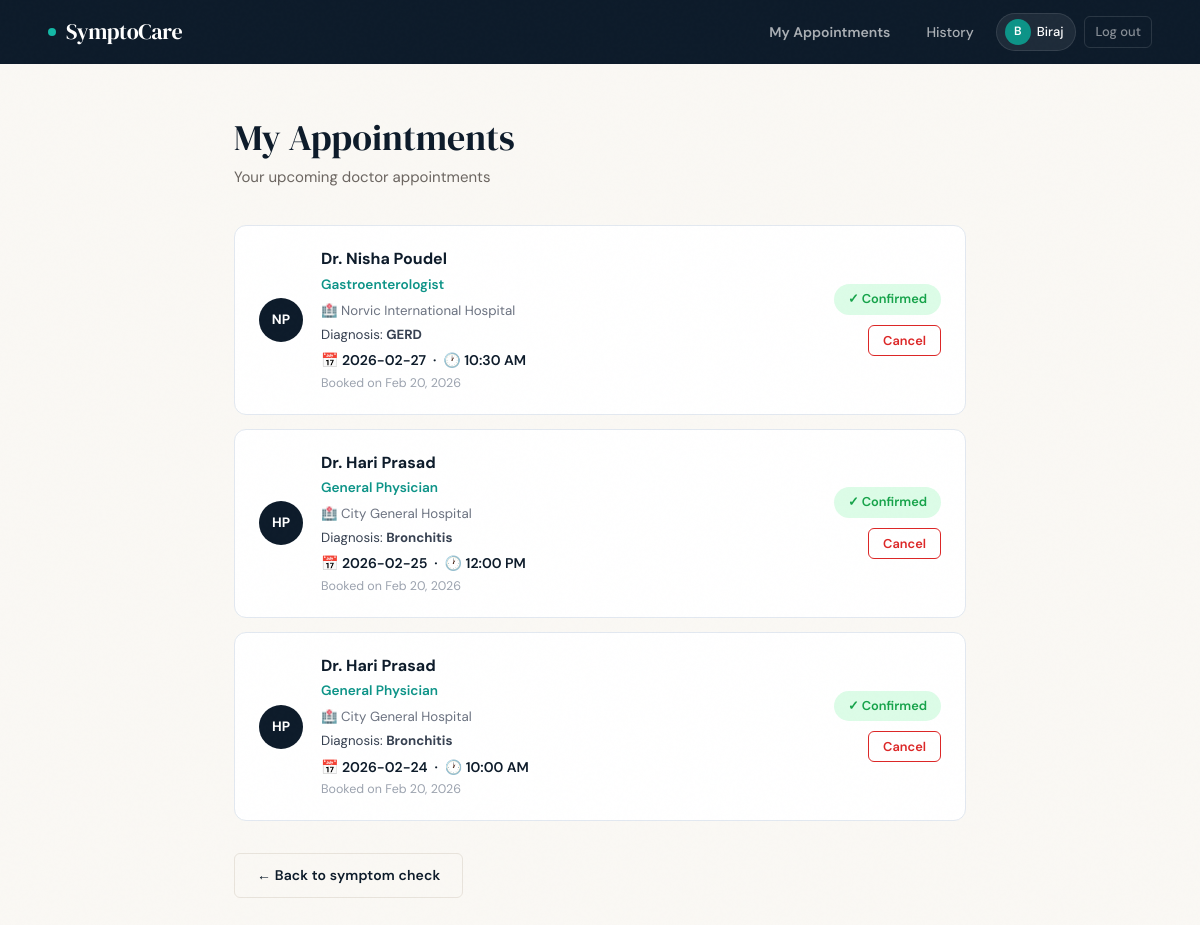
Before: /appointments (signed in) with the older database file.
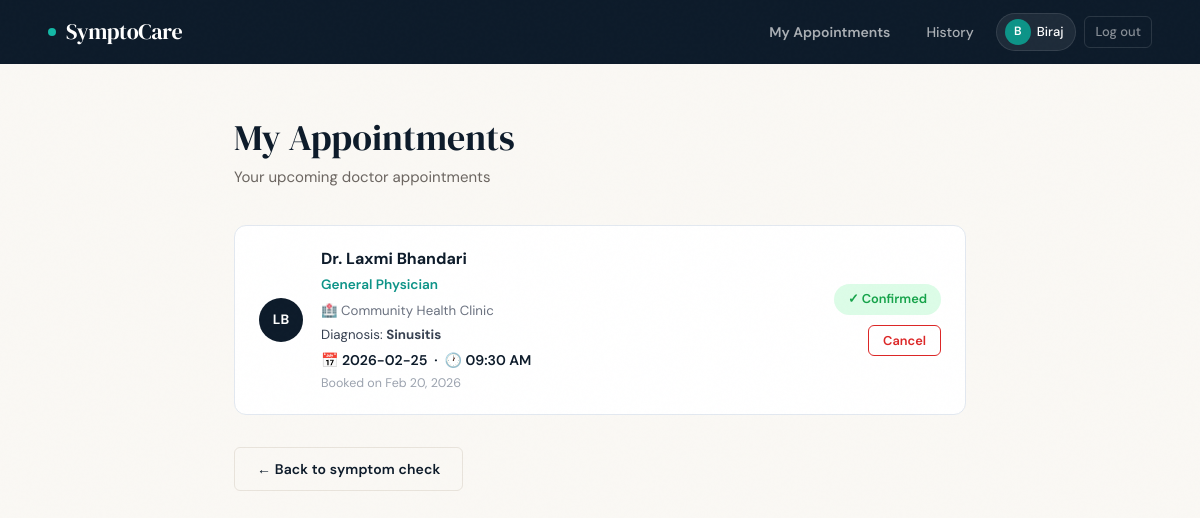
After: the same page with the newer database file.
### app.py (models this page shows)
class Appointment(db.Model):
    __tablename__ = 'appointments'
    id        = db.Column(db.Integer, primary_key=True)
    user_id   = db.Column(db.Integer, db.ForeignKey('users.id'), nullable=False)
    doctor_id = db.Column(db.Integer, db.ForeignKey('doctors.id'), nullable=False)
    disease   = db.Column(db.String(200))
    appt_date = db.Column(db.String(20))
    appt_time = db.Column(db.String(10))
    booked_at = db.Column(db.DateTime, default=datetime.utcnow)
    doctor    = db.relationship('Doctor', backref='appointments')
    user      = db.relationship('User', backref='appointments')

class Doctor(db.Model):
    __tablename__ = 'doctors'
    id        = db.Column(db.Integer, primary_key=True)
    name      = db.Column(db.String(120), nullable=False)
    specialty = db.Column(db.String(100), nullable=False)
    hospital  = db.Column(db.String(150))
    available = db.Column(db.Boolean, default=True)

### app.py (the view)
@app.route("/appointments")
@login_required
def appointments():
    appts=Appointment.query.filter_by(user_id=session['user_id']).order_by(Appointment.booked_at.desc()).all()
    return render_template("appointments.html",appointments=appts)

### app.py (called while the page is built)
def login_required(f):
    @wraps(f)
    def wrap(*a,**kw):
        if 'user_id' not in session: flash("Please log in.","warning"); return redirect(url_for('login'))
        return f(*a,**kw)
    return wrap

### templates/appointments.html (shortened to what this page needs)
<!DOCTYPE html>
<html lang="en">
<head>
  <link rel="stylesheet" href="{{ url_for('static', filename='style.css') }}">
</head>
<body>
  <nav class="navbar">
    <a href="{{ url_for('home') }}" class="navbar-brand" style="text-decoration:none;">
      <span class="dot"></span> SymptoCare
    </a>
    <div class="navbar-links">
      <a href="{{ url_for('appointments') }}" style="font-weight:600;">My Appointments</a>
      <a href="{{ url_for('history') }}">History</a>
      <div class="navbar-user">
        <div class="avatar">{{ session.username[0].upper() }}</div>
        {{ session.username }}
      </div>
      <a href="{{ url_for('logout') }}" class="btn-logout">Log out</a>
    </div>
  </nav>
  <div class="predict-layout">
    <div class="page-header">
      <h1>My Appointments</h1>
      <p>Your upcoming doctor appointments</p>
    </div>
    {% if appointments %}
    <div class="appt-list">
      {% for appt in appointments %}
      <div class="appt-card">
        <div class="doctor-avatar small">
          {{ appt.doctor.name.split()[1][0] }}{{ appt.doctor.name.split()[2][0] if appt.doctor.name.split()|length > 2 else '' }}
        </div>
        <div class="appt-info">
          <div class="appt-doctor-name">{{ appt.doctor.name }}</div>
          <div class="appt-specialty">{{ appt.doctor.specialty }}</div>
          <div class="appt-hospital">🏥 {{ appt.doctor.hospital }}</div>
          {% if appt.disease %}
          <div class="appt-disease">Diagnosis: <strong>{{ appt.disease }}</strong></div>
          {% endif %}
          <div class="appt-date">
            📅 {{ appt.appt_date }} &nbsp;·&nbsp; 🕐 {{ appt.appt_time }}
          </div>
          <div class="appt-booked">Booked on {{ appt.booked_at.strftime('%b %d, %Y') }}</div>
        </div>
        <div class="appt-status-col">
          <span class="appt-badge confirmed">✓ Confirmed</span>
          <form method="POST" action="{{ url_for('cancel_appointment', appt_id=appt.id) }}" style="margin-top:10px;">
            <button type="submit" class="btn-danger-sm"
              onclick="return confirm('Cancel and remove this appointment?')">Cancel</button>
          </form>
        </div>
      </div>
      {% endfor %}
    </div>
    {% else %}
    <div class="no-match">
      <h3>No appointments yet</h3>
      <p>Run a symptom check and book a doctor from the results page.</p>
      <a href="{{ url_for('predict') }}" class="btn btn-primary" style="margin-top:16px; display:inline-block;">Check Symptoms →</a>
    </div>
    {% endif %}
    <div style="margin-top:32px;">
      <a href="{{ url_for('predict') }}" class="btn btn-outline">← Back to symptom check</a>
    </div>
  </div>
</body>
</html>

Changed rows visible on the page:
removed Appointment: doctor.name "N", doctor.name.split|length "P", doctor.name "Dr. Nisha Poudel", doctor.specialty "Gastroenterologist", doctor.hospital "Norvic International Hospital", disease "GERD", appt_date "2026-02-27", appt_time "10:30 AM", booked_at "Feb 20, 2026"
removed Appointment: doctor.name "H", doctor.name.split|length "P", doctor.name "Dr. Hari Prasad", doctor.specialty "General Physician", doctor.hospital "City General Hospital", disease "Bronchitis", appt_date "2026-02-25", appt_time "12:00 PM", booked_at "Feb 20, 2026"
removed Appointment: doctor.name "H", doctor.name.split|length "P", doctor.name "Dr. Hari Prasad", doctor.specialty "General Physician", doctor.hospital "City General Hospital", disease "Bronchitis", appt_date "2026-02-24", appt_time "10:00 AM", booked_at "Feb 20, 2026"
added Appointment: doctor.name "L", doctor.name.split|length "B", doctor.name "Dr. Laxmi Bhandari", doctor.specialty "General Physician", doctor.hospital "Community Health Clinic", disease "Sinusitis", appt_date "2026-02-25", appt_time "09:30 AM", booked_at "Feb 20, 2026"
